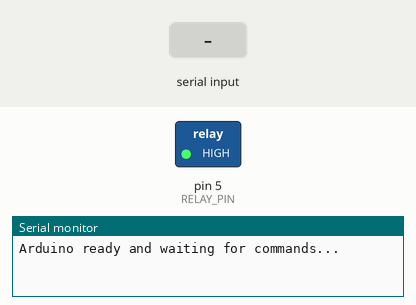
Recording of a program running on a simulated Arduino Uno, built with avr-gcc and run on an emulated ATmega328P. On the bench: switched loads named in the program (green lamp = pin HIGH), the last lines printed to the serial monitor. The inputs (shaded band) are chosen by the test bench.

Above: at 1.2 s.
1.3 s: "PUMP ON\n" received over Serial
At 2.7 s:
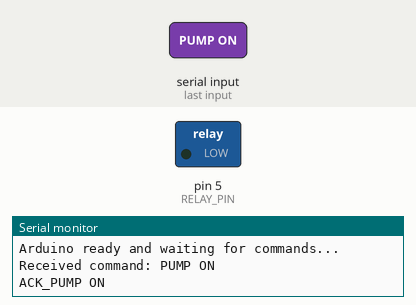
4.3 s: "PUMP OFF\n" received over Serial
At 5.0 s:
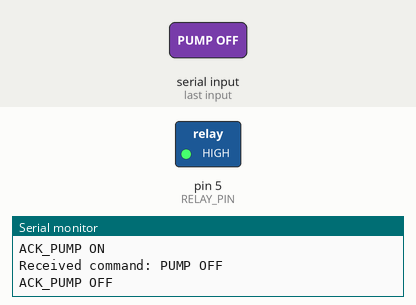
Timing chart, 0 to 7.3 s (numbered marks = the images above; inputs shaded):
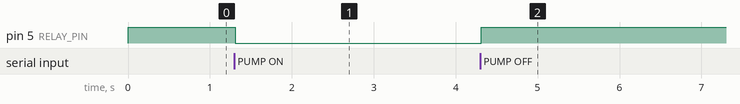

The program:

main.cpp
```cpp
#include <Arduino.h>
#include <DHT.h>
#include <ArduinoJson.h>

#define RELAY_PIN 5    // Relay pin for pump
#define MOISTURE_PIN A0 // Analog pin for YL-69 soil sensor
#define DHT_PIN 2      // Digital pin for DHT22
#define DHTTYPE DHT22

// Calibration values for YL-69 (adjust after testing)
const int dryValue = 1023; // ADC value for dry soil
const int wetValue = 0;  // ADC value for wet soil
const unsigned long SENSOR_INTERVAL = 6000; // 10 seconds

DHT dht(DHT_PIN, DHTTYPE);
bool readingSensors = false;
unsigned long lastSensorRead = 0;

void setup() {
  pinMode(RELAY_PIN, OUTPUT);
  digitalWrite(RELAY_PIN, HIGH); // Pump OFF by default
  pinMode(MOISTURE_PIN, INPUT);
  dht.begin();
  Serial.begin(9600); // Match ESP32 Serial2 baud rate
  Serial.println("Arduino ready and waiting for commands...");
}

void loop() {
  if (Serial.available()) {
    String command = Serial.readStringUntil('\n');
    command.trim();
    Serial.print("Received command: ");
    Serial.println(command);

    if (command == "START_READING") {
      readingSensors = true;
      Serial.println("ACK_START_READING");
    } else if (command == "PUMP ON") {
      digitalWrite(RELAY_PIN, LOW);
      Serial.println("ACK_PUMP ON");
    } else if (command == "PUMP OFF") {
      digitalWrite(RELAY_PIN, HIGH);
      Serial.println("ACK_PUMP OFF");
    }
  }

  if (readingSensors && (millis() - lastSensorRead >= SENSOR_INTERVAL)) {
    float temperature = dht.readTemperature();
    float airHumidity = dht.readHumidity();
    int soilSensorValue = analogRead(MOISTURE_PIN);
    int soilMoisturePercent = map(soilSensorValue, dryValue, wetValue, 0, 100); // Map to 0–100% (0% = dry, 100% = wet)
    soilMoisturePercent = constrain(soilMoisturePercent, 0, 100);
    int scaledValue = map(soilSensorValue, 48, 255, 0, 1023);
    scaledValue = constrain(scaledValue, 0, 1023);
    if (isnan(temperature) || isnan(airHumidity)) {
      Serial.println("Failed to read from DHT sensor!");
      temperature = 30.0;
      airHumidity = 40.0;
    }

    StaticJsonDocument<128> doc;
    doc["TEMP"] = temperature;
    doc["HUM"] = airHumidity;
    doc["SOIL"] = soilSensorValue;
    doc["SOIL_PERCENT"] = soilMoisturePercent;

    String output;
    serializeJson(doc, output);
    Serial.println(output);
    Serial.println(scaledValue);

    Serial.println(soilSensorValue);

    lastSensorRead = millis();
  }
}
```

Measured:
- after the input at 1.3 s, pin 5 (RELAY_PIN): HIGH → LOW at once
- after the input at 4.3 s, pin 5 (RELAY_PIN): LOW → HIGH at once
